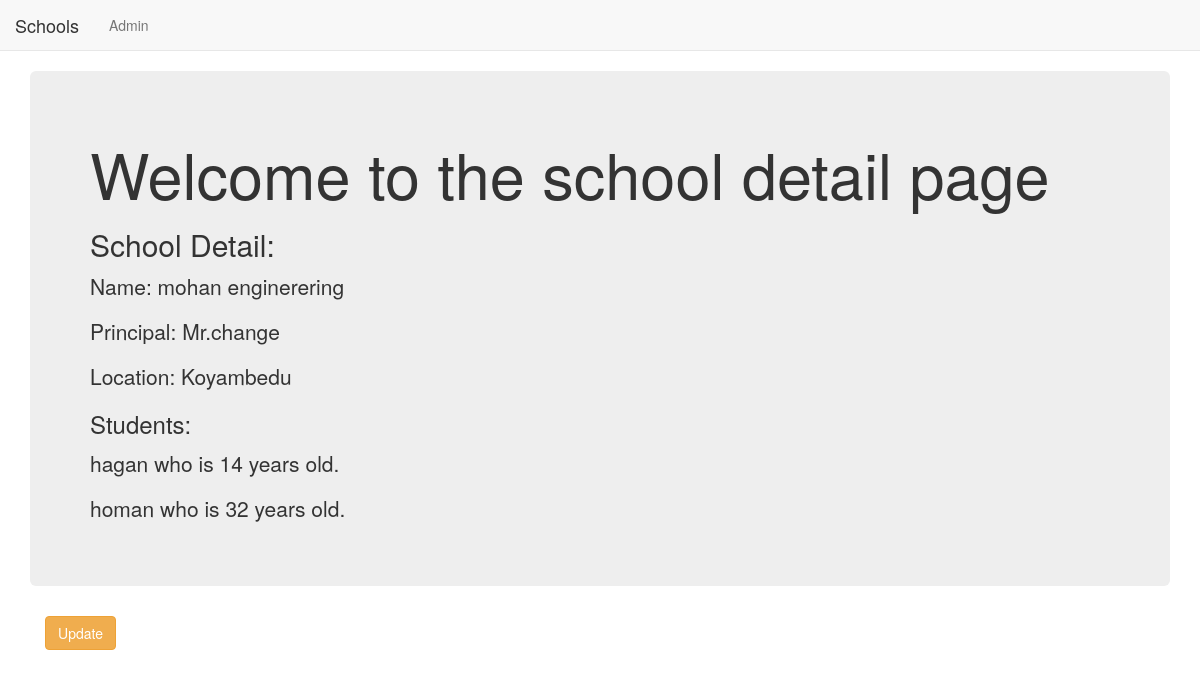
Page /cbv_app/1/ on the committed database.
### cbv_app/models.py (models this page shows, shortened)
class School(models.Model):
    name = models.CharField(max_length=256)
    principal = models.CharField(max_length=256)
    location = models.CharField(max_length=256)

class Student(models.Model):
    name = models.CharField(max_length=256)
    age = models.PositiveIntegerField()
    school = models.ForeignKey(School,related_name='students',on_delete=models.DO_NOTHING)

### cbv_app/views.py (the view)
# urls.py: re_path(r'^(?P<pk>\d+)/$',views.SchoolDetailView.as_view(),name='detail'),
class SchoolDetailView(DetailView):
    context_object_name = 'school_detail'
    model = models.School
    template_name = 'cbv_app/school_detail.html'

### cbv_app/templates/cbv_app/school_detail.html
{% extends "cbv_app/basic_app_base.html" %} {% block body_block %}
<div class="jumbotron">
  <h1>Welcome to the school detail page</h1>
  <h2>School Detail:</h2>
  <p>Name: {{ school_detail.name }}</p>
  <p>Principal: {{ school_detail.principal }}</p>
  <p>Location: {{ school_detail.location }}</p>
  <h3>Students:</h3>
  {% for stu in school_detail.students.all %}
  <p>{{stu.name}} who is {{stu.age}} years old.</p>
  {% endfor %}
</div>
<div class="container">
  <p>
    <a
      class="btn btn-warning"
      href="{% url 'cbv_app:update' pk=school_detail.pk %}"
      >Update</a
    >
  </p>
</div>
{% endblock %}

### rows in the picture
School: name "mohan enginerering", principal "Mr.change", location "Koyambedu"
Student: name "hagan", age "14"
Student: name "homan", age "32"
